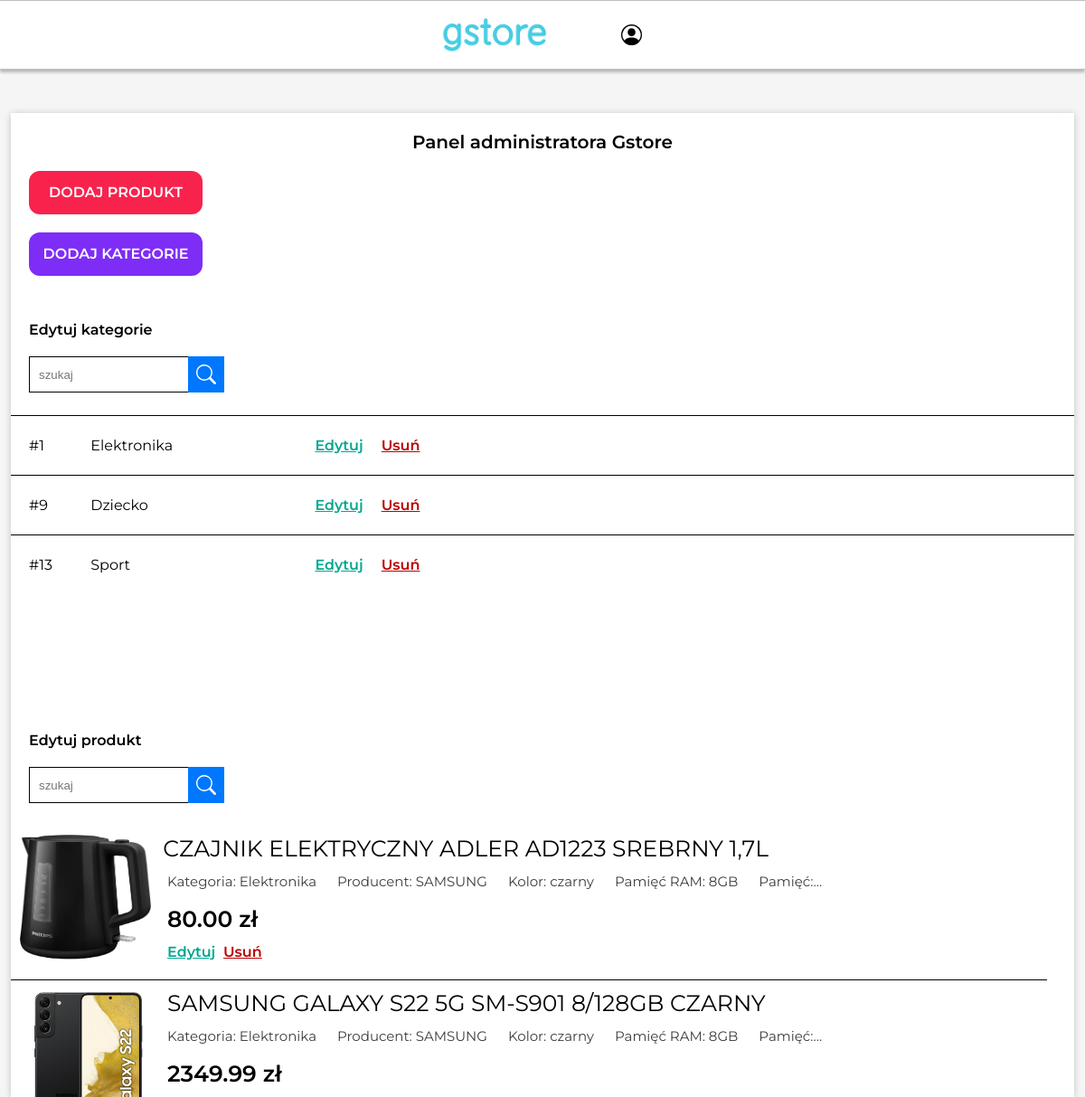
Screenshot of /main/adminPage/index.php (signed in) with the database file from the repository.
### tables this page shows
CREATE TABLE `category` (
  `category_id` int(11) NOT NULL,
  `name` varchar(50) NOT NULL
);

CREATE TABLE `product` (
  `product_id` int(11) NOT NULL,
  `product_magazinePieces` int(11) NOT NULL,
  `product_title` varchar(255) NOT NULL,
  `product_price` varchar(25) NOT NULL,
  `product_regularPrice` varchar(25) NOT NULL,
  `product_properties` varchar(5000) NOT NULL,
  `product_description` mediumtext NOT NULL,
  `category_id` int(11) NOT NULL,
  `product_img` varchar(2000) NOT NULL,
  `product_boughtCount` int(11) NOT NULL,
  `isSuspended` varchar(5) NOT NULL
);

### main/php/product/produkt.php (called while the page is built, shortened)
<?php
class Product {
    function __construct($id, $title, $price) {
        $this->id = $id;
        $this->title = $title;
        $this->price = $price;
    }
}

### main/php/adminPageSearchedProduct/adminPageProduct.php (the view, shortened to what this page needs)
<?php
class AdminPageProduct {
    public $product;
    function __construct(Product $product) {
        $this->product = $product;
    }
    function createProduct() {
        $title = $this->product->title;
        $price = $this->product->price;
        $this->id = $this->product->id;
        $connect = @new mysqli("localhost", "root", "", "sklepinternetowypai");
        $result = $connect->query("SELECT * FROM product JOIN category USING(category_id) WHERE product_id='$this->id'");
        if($row = mysqli_fetch_assoc($result)) {
            $this->mainImg = unserialize($row['product_img'])[0];
            $productCategory = $row['name'];
            $propertiesArray = unserialize($row['product_properties']);
            echo <<< html
            <div class="searchedItemAdminPageMainDiv">
                <form method="POST" id="goToProductPageForm" action="../productPage/index.php" style="position: absolute; visibility: hidden;">
                    <input type="hidden" id="goToProductId" name="id" value="$this->id">
                </form>
                <div class="searchedItemImageAndTitleContainer">
                    <img src="../../uploadedProductImages/$this->mainImg">
                    <label class="searchedItemTitle" onclick="goToProductPage($this->id)">$title</label>
                </div>
                <div class="searchedItemProperties">
        html;
                foreach ($propertiesArray as &$productProperty) {
                    if($productProperty[0] == "Kategoria") echo "<label>$productProperty[0]: $productCategory</label>";
                    else echo "<label>$productProperty[0]: $productProperty[1]</label>";
                }
        echo <<< html
                </div>
                <label class="searchedItemPrice">$price zł</label><br>
                <label class="editLabel" onclick='editProductRequest($this->id)'>Edytuj</label><br>
         html;
            if($row['isSuspended'] == "no") echo "<label class='deleteLabel' onclick='deleteCategoryRequest($this->id)'>Usuń</label>";
            else if($row['isSuspended'] == "yes") echo "<label class='deleteLabel' onclick='restoreCategoryRequest($this->id)'>Przywróć</label>";
            echo "</div>";
        }
    }
}
?>

### main/adminPage/index.php (shortened to what this page needs)
<?php
    require_once('../php/classes.php');
?>
<!DOCTYPE html>
<html lang="en">
<head>
    <link rel="stylesheet" href="../MainPageSTYLES.css">
    <link rel="stylesheet" href="adminPageStyles.css">
</head>
<body>
    <div class="headerDiv" style="top: 0;">
        <img src="../../images/gstore.png" class="headerDivLogo" onclick='window.location="../index.php";'>
        <input type="button" id="accountIconID" class="headerDivIcons" onclick="AccountMenuOpen()">
    </div>
    <div class="adminPageMainContainer">
        <label class="mainlabelBold">Panel administratora Gstore</label>
        <div class="addnewProductDiv" onclick='window.location="addNewProductPage.php";'>
            <label>DODAJ PRODUKT</label>
        </div>
        <div class="addnewCategoryDiv" onclick='window.location="addNewCategoryPage.php";'>
            <label>DODAJ KATEGORIE</label>
        </div>
        <label class="editCategoryLabel">Edytuj kategorie</label>
        <?php
            $searchedCategoryText = "";
            $searchedProductText = "";
        ?>
        <form class="searchProductDiv" action="index.php" method="POST" id="searchCategoryFormId">
            <input type="text" placeholder="szukaj" name="searchedCategoryText" value='<?php echo $searchedCategoryText ?>' class="searchProductFilter">
            <input type="button" value="" onclick="searchCategory()" class="searchConfirm">
        </form>
        <div class="searchedCategoriesDiv">
            <?php
                $result = $connect->query("SELECT * FROM category WHERE name LIKE('%$searchedCategoryText%')");
                while($row = mysqli_fetch_assoc($result)) {
                    $category = new searchedCategory($row['category_id']);
                    $category->createView();
                }
            ?>
        </div>
        <label class="editCategoryLabel">Edytuj produkt</label>
        <form class="searchProductDiv" action="index.php" method="POST" id="searchProductFormId">
            <input type="text" placeholder="szukaj" name="searchedProductText" value='<?php echo $searchedProductText ?>' class="searchProductFilter">
            <input type="button" value="" onclick="searchProduct()" class="searchConfirm">
        </form>
        <div class="searchedCategoriesDiv">
            <?php
                $result = $connect->query("SELECT * FROM product WHERE product_title LIKE('%$searchedProductText%')");
                while($row = mysqli_fetch_assoc($result)) {
                    $prdct = new Product($row['product_id'], $row['product_title'], $row['product_price'], $row['product_img']);
                    $searchedProduct = new AdminPageProduct($prdct);
                    $searchedProduct->createProduct();
                }
            ?>
        </div>
    </div>
</body>
</html>

### main/php/searchedCategory/searchedCategory.php (shortened to what this page needs)
<?php
class searchedCategory {
    public $id;
    function __construct($id) {
        $this->id = $id;
    }
    function createView() {
        $connect = @new mysqli("localhost", "root", "", "sklepinternetowypai");
        $result = $connect->query("SELECT * FROM category WHERE category_id='$this->id'");
        if($row = mysqli_fetch_assoc($result)) {
            echo <<< html
                <div class="searchedCategoryViewContainer">
                    <label class="categoryIdLabel">#$this->id</label>
                    <label class="categoryNameLabel">$row[name]</label>
                    <label class="categoryToEditLabel" onclick='editCategoryRequest($this->id)'>Edytuj</label>
            html;
                    $result = $connect->query("SELECT * FROM product WHERE category_id='$this->id' AND isSuspended='no'");
                    if(!($row = mysqli_fetch_assoc($result))) echo "<label class='categoryToDeleteDLabel' onclick='deleteCategoryFromDbRequest($this->id)'>Usuń</label>";
                    else echo "<label class='categoryToDeleteDLabelDisabled'>Usuń</label>";
                echo "</div>";
        }
    }
}
?>

### main/MainPageSTYLES.css (style rules this page uses)
:root { --mainColor: #68d5f7; }
html, body { margin: 0px; background-color: #f5f5f5; font-family: montserrat; overflow: visible; }
.headerDiv { position: fixed; width: 100%; height: 75px; background-color: white; border-style: solid; border-width: 1px; border-color: rgba(0,0,0,0.25); border-left: none; border-right: none; box-shadow: 0px 3px 3px rgba(0, 0, 0, 0.25); justify-content: center; align-items: center; display: flex; z-index: 999; }
#accountIconID { background-image: url("../images/person-circle.svg"); }
@media screen and (min-width: 1019px) { .headerDivLogo { width: 150px; margin-left: -18px; cursor: pointer; } }
@media screen and (min-width: 1019px) { .headerDivIcons { width: 23px; height: 23px; margin-left: 20px; cursor: pointer; cursor: pointer; background-size: contain; background-repeat: no-repeat; border: none; background-color: transparent; } }
@media screen and (min-width: 1019px) { .headerDivIcons:first-child, :not(.headerDivIcons) + .headerDivIcons { margin-left: 65px; } }

### main/adminPage/adminPageStyles.css (style rules this page uses)
.adminPageMainContainer { width: 98%; max-width: 1280px; margin: auto; background-color: white; margin-top: 125px; box-shadow: 0 1px 8px rgba(0, 0, 0, 0.2); }
.mainlabelBold { font-weight: 600; font-size: 1.25rem; padding-top: 20px; display: block; text-align: center; }
.addnewProductDiv { margin-top: 20px; width: 12rem; height: 3rem; background-color: #f7234d; color: white; text-align: center; line-height: 3rem; margin-left: 20px; border-radius: 0.75rem; cursor: pointer; font-weight: 600; }
.addnewProductDiv label { cursor: pointer; }
.addnewCategoryDiv { margin-top: 20px; width: 12rem; height: 3rem; background-color: #7e2df7; color: white; text-align: center; line-height: 3rem; margin-left: 20px; border-radius: 0.75rem; cursor: pointer; font-weight: 600; }
.addnewCategoryDiv label { cursor: pointer; }
.editCategoryLabel { margin-top: 50px; margin-left: 20px; display: inline-block; font-weight: 600; }
.searchProductDiv { margin-top: 20px; display: flex; flex-direction: row; margin-left: 20px; }
.searchProductFilter { height: 2.5rem; width: 11rem; text-indent: 0.5rem; border-style: solid; border-color: black; border-width: 1px; border-right: 0; }
.searchConfirm { width: 2.5rem; background-image: url("../../images/search.svg"); border: 9px solid transparent; box-sizing: border-box; background-size: cover; background-repeat: no-repeat; background-color: #0077ff; cursor: pointer; }
.searchedCategoriesDiv { margin-top: 25px; width: 100%; height: 300px; overflow-y: scroll; }

### rows the page displays
category: category_id "1", name "Elektronika"
category: category_id "9", name "Dziecko"
category: category_id "13", name "Sport"
product: shows a picture, product_title "CZAJNIK ELEKTRYCZNY ADLER AD1223 SREBRNY 1,7L", productProperty "Kategoria", category.name "Elektronika", productProperty "Producent", productProperty "SAMSUNG", productProperty "Kolor", productProperty "czarny", productProperty "Pamięć RAM", productProperty "8GB", productProperty "Pamięć", product_price "80.00"
product: shows a picture, product_title "SAMSUNG GALAXY S22 5G SM-S901 8/128GB CZARNY", productProperty "Kategoria", category.name "Elektronika", productProperty "Producent", productProperty "SAMSUNG", productProperty "Kolor", productProperty "czarny", productProperty "Pamięć RAM", productProperty "8GB", productProperty "Pamięć", product_price "2349.99"
